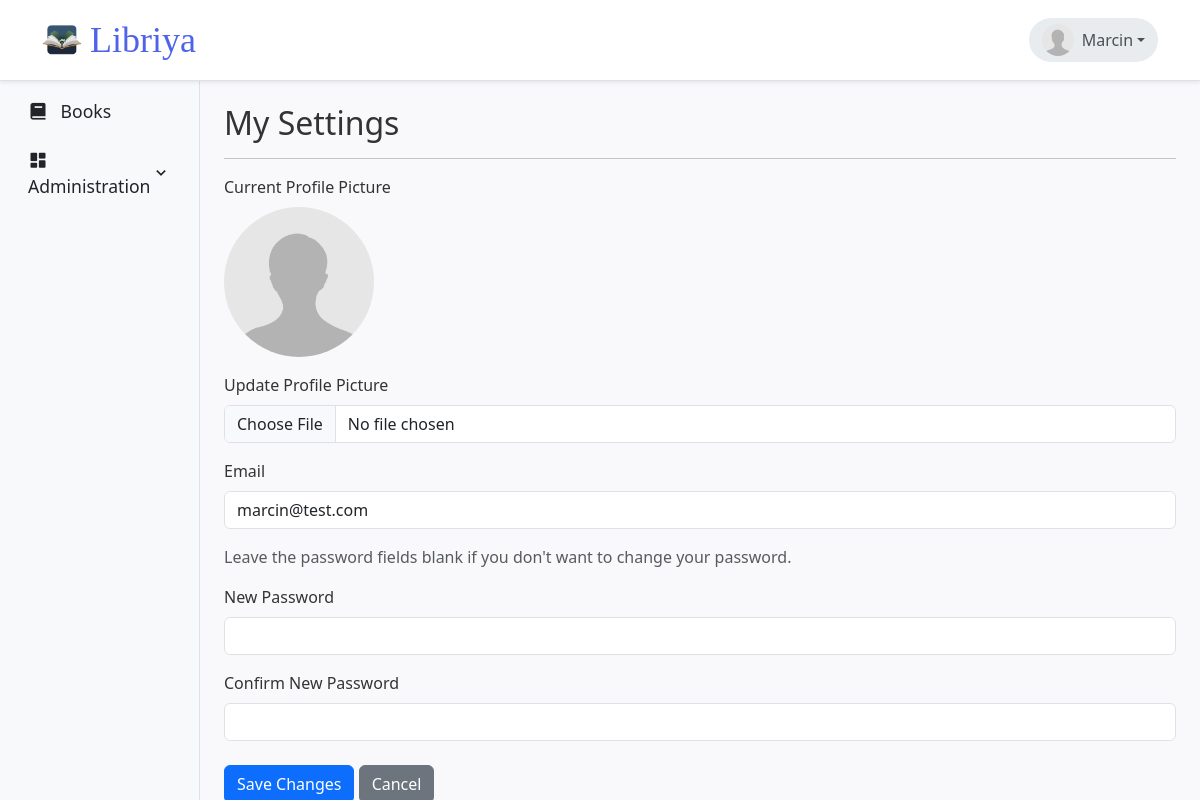
The app's page /settings, older data.
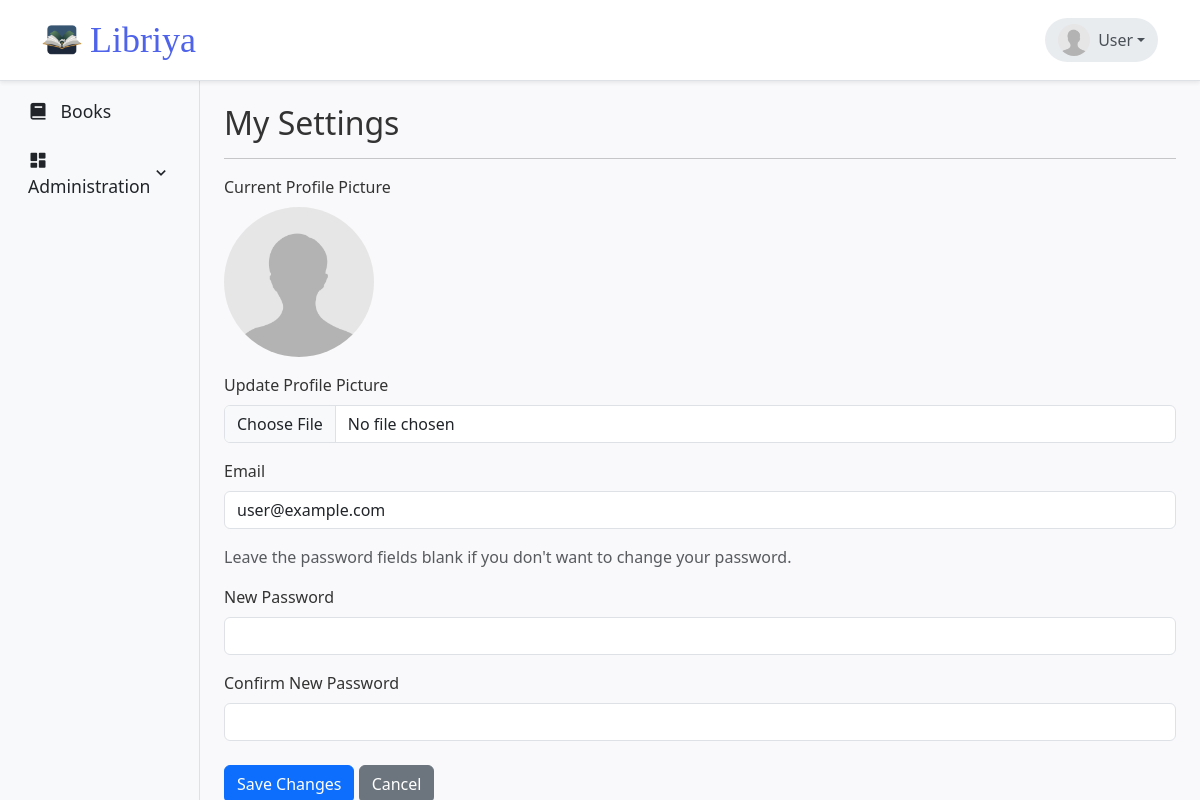
The same page, newer data.
### app/models.py (models this page shows, shortened)
class User(db.Model):
    id = db.Column(db.Integer, primary_key=True)
    username = db.Column(db.String(50), unique=True,
                         nullable=False, index=True)
    email = db.Column(db.String(120), unique=True, nullable=False, index=True)
    password_hash = db.Column(db.String(128), nullable=False)
    image_file = db.Column(db.String(20), nullable=False,
                           default='default.jpg')
    loans = db.relationship('Loan', back_populates='user', lazy=True)
    is_admin = db.Column(db.Boolean, default=False)

### app/routes.py (the view, shortened to what this page needs)
@bp.route("/settings", methods=["GET", "POST"])
def user_settings():
    user = User.query.first()
    if not user:
        flash("No user found to edit settings.", "danger")
        return redirect(url_for('main.home'))
    form = UserSettingsForm(obj=user)
    image_file_url = url_for('static', filename='uploads/' + user.image_file)
    return render_template("user_settings.html", form=form, title="My Settings", image_file_url=image_file_url)

### app/forms.py
class UserSettingsForm(FlaskForm):
    email = StringField('Email', validators=[DataRequired(), Email()])
    picture = FileField('Update Profile Picture', validators=[
        FileAllowed(['jpg', 'png'], 'Images only!'),
        FileSize(max_size=2 * 1024 * 1024,
                 message='File size must be less than 2MB.')
    ])
    password = PasswordField('New Password', validators=[Optional()])
    confirm_password = PasswordField(
        'Confirm New Password',
        validators=[EqualTo('password', message='Passwords must match.')]
    )
    submit = SubmitField('Save Changes')

### libriya.py (called while the page is built)
@app.context_processor
def inject_current_user():
    from app.models import User
    user = db.session.query(User).first()
    return dict(current_user=user)

### app/templates/user_settings.html (shortened to what this page needs)
{% extends "layout.html" %}
{% block content %}
<div class="container mt-5">
    <h2>My Settings</h2>
    <hr>
    <form method="POST" action="" enctype="multipart/form-data">
        <div class="mb-3">
            <label class="form-label">Current Profile Picture</label>
            <div>
                <img class="rounded-circle" src="{{ image_file_url }}" style="width: 150px; height: 150px; object-fit: cover;">
            </div>
        </div>
        <div class="mb-3">
            {{ form.picture.label(class="form-label") }}
            {{ form.picture(class="form-control") }}
        </div>
        <div class="mb-3">
            {{ form.email.label(class="form-label") }}
            {{ form.email(class="form-control") }}
        </div>
        <p class="text-muted">Leave the password fields blank if you don't want to change your password.</p>
        <div class="mb-3">
            {{ form.password.label(class="form-label") }}
            {{ form.password(class="form-control") }}
        </div>
        <div class="mb-3">
            {{ form.confirm_password.label(class="form-label") }}
            {{ form.confirm_password(class="form-control") }}
        </div>
        <div class="mt-4">
            {{ form.submit(class="btn btn-primary") }}
            <a href="{{ url_for('main.user_profile', user_id=current_user.id) }}" class="btn btn-secondary">Cancel</a>
        </div>
    </form>
</div>
{% endblock %}

### app/templates/layout.html (shortened to what this page needs)
<!DOCTYPE html>
<html lang="en">
<head>
    <link href="https://cdn.jsdelivr.net/npm/bootstrap@5.3.3/dist/css/bootstrap.min.css" rel="stylesheet">
    <link href="https://unpkg.com/boxicons@2.1.4/css/boxicons.min.css" rel="stylesheet">
    <link rel="stylesheet" href="{{ url_for('static', filename='/css/style.css') }}">
</head>
<body>
    <nav class="navbar navbar-expand-lg navbar-light bg-white border-bottom shadow-sm fixed-top">
        <div class="container">
            <a class="navbar-brand title-text d-flex align-items-center" href="/">
                <img src="{{ url_for('static', filename='/images/logo.png') }}" alt="Libriya" class="me-2"> Libriya
            </a>
            <div class="collapse navbar-collapse" id="navbarSupportedContent">
                <ul class="navbar-nav ms-auto mb-2 mb-lg-0 d-flex align-items-center">
                    {% if current_user %}
                    <li class="nav-item dropdown">
                        <a class="user-display dropdown-toggle d-flex align-items-center" href="#" role="button"
                            id="userDropdown" data-bs-toggle="dropdown" aria-expanded="false">
                            <img class="rounded-circle me-2"
                                src="{{ url_for('static', filename='uploads/' + current_user.image_file) }}"
                                style="width: 32px; height: 32px; object-fit: cover;">
                            {{ current_user.username }}
                        </a>
                    </li>
                    {% endif %}
                </ul>
            </div>
        </div>
    </nav>
    <div class="container-fluid">
        <div class="row">
            <nav id="sidebarMenu" class="col-md-2 d-none d-md-block bg-light sidebar border-end">
                <div class="position-sticky pt-3">
                    <ul class="nav nav-pills flex-column">
                        <li class="nav-item mb-1">
                            <a class="nav-link {% if active_page == 'books' %}active {% else %}text-dark {% endif %}"
                                href="{{ url_for('main.home') }}">
                                <i class='bx bxs-book align-middle me-2'></i>
                                <span class="align-middle">Books</span>
                            </a>
                        </li>
                        {% if current_user and current_user.is_admin %}
                        <li class="nav-item mb-1">
                            <a class="nav-link d-flex justify-content-between align-items-center {% if parent_page != 'admin' %}collapsed{% endif %} {% if parent_page == 'admin' %}active{% else %}text-dark{% endif %}"
                                data-bs-toggle="collapse" href="#adminMenu" role="button"
                                aria-expanded="{% if parent_page == 'admin' %}true{% else %}false{% endif %}"
                                aria-controls="adminMenu">
                                <span>
                                    <i class='bx bxs-dashboard align-middle me-2'></i>
                                    <span class="align-middle">Administration</span>
                                </span>
                                <i class='bx bx-chevron-down'></i>
                            </a>
                        </li>
                        {% endif %}
                    </ul>
                </div>
            </nav>
            <main class="col-md-10 ms-sm-auto main-content">
                {% block content %}{% endblock %}
            </main>
        </div>
    </div>
</body>
</html>

### app/static/css/style.css (style rules this page uses)
:root { --navbar-height: 56px; }
body { background-color: #f9f9fb; font-family: 'Segoe UI', Tahoma, Geneva, Verdana, sans-serif; color: #333; padding-top: var(--navbar-height); }
.navbar-brand.title-text { font-family: "Cormorant Garamond", serif; font-optical-sizing: auto; font-weight: 400; font-style: normal; font-size: 36px; }
h2 { margin-bottom: 1rem; }
.navbar { background-color: #ffffff; border-bottom: 1px solid #e2e2e2; }
.navbar-brand { font-weight: bold; color: #4e63ea !important; font-size: 1.4rem; }
.btn { font-weight: 500; }
.navbar-brand img { width: 40px; height: 40px; }
.sidebar { position: -webkit-sticky; position: sticky; top: 0; height: calc(100vh - var(--navbar-height)); padding-top: 1rem; overflow-x: hidden; overflow-y: auto; }
.sidebar .nav-link { font-size: 1.1rem; }
.sidebar .nav-link .bx { font-size: 1.25rem; }
.user-display { padding: 0.4rem 0.8rem; border-radius: 50rem; background-color: #e9ecef; color: #495057; font-weight: 500; }
.user-display.dropdown-toggle { text-decoration: none; }
.sidebar .nav-link[data-bs-toggle="collapse"] { cursor: pointer; }
.sidebar .nav-link[data-bs-toggle="collapse"] .bx-chevron-down { transition: transform 0.2s ease-in-out; }
.main-content { height: calc(100vh - var(--navbar-height)); overflow-y: auto; }

Row changes from the older to the newer data that the page shows:
changed User: username "Marcin" → "User"; email "marcin@test.com" → "user@example.com"
